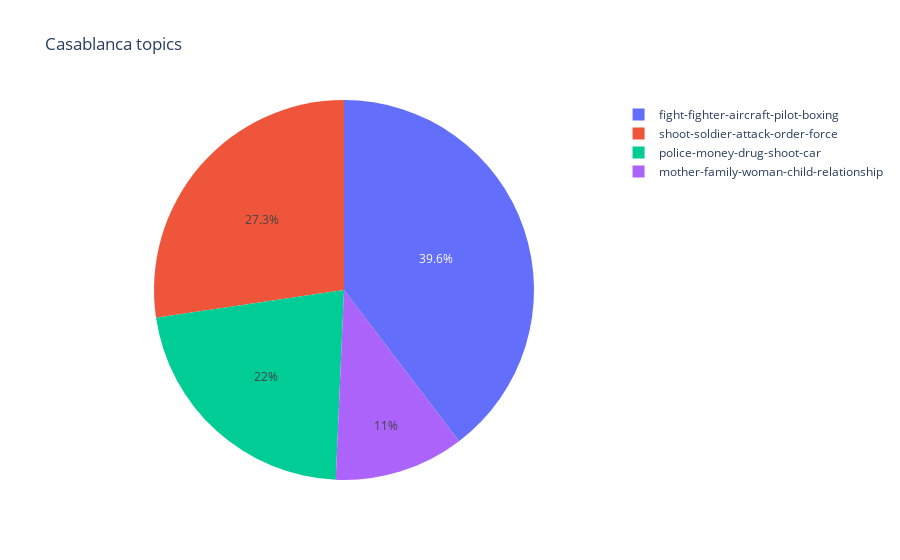

Notebook code for this chart:
### Markdown cell above
This is _Casablanca_:

### Code cell
i=7266
print(summary_df.iloc[i]['Summary'])
new_doc_bow = dictionary.doc2bow(all_words[str(summary_df.iloc[i]['MovieID'])])
topic_list = sorted(ldamodel.get_document_topics(new_doc_bow), key=lambda x: x[1], reverse=True)
names = []
weights = []
for tid, w in topic_list:
    weights.append(w)
    names.append(topic_names.iloc[tid]['TopicDesc'])
fig = px.pie(names=names, values=weights, title='Casablanca topics')
#fig.write_html('lda_figs/casablanca.html')
fig.show()

### Figure 1 — Plotly figure (JSON) as saved in the notebook; plotly's stock layout.template omitted (floating-point values rounded to 4 significant figures)
{"data": [{"domain": {"x": [0, 1], "y": [0, 1]}, "hovertemplate": "label=%{label}<br>value=%{value}<extra></extra>", "labels": ["fight-fighter-aircraft-pilot-boxing", "shoot-soldier-attack-order-force", "police-money-drug-shoot-car", "mother-family-woman-child-relationship"], "legendgroup": "", "name": "", "showlegend": true, "type": "pie", "values": [0.393, 0.271, 0.2178, 0.1095]}], "layout": {"legend": {"tracegroupgap": 0}, "title": {"text": "Casablanca topics"}}}
